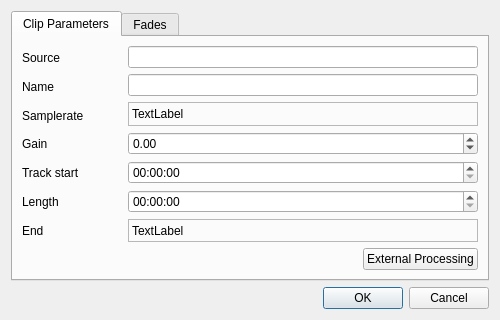
<?xml version="1.0" encoding="UTF-8"?>
<ui version="4.0">
 <class>AudioClipEditDialog</class>
 <widget class="QDialog" name="AudioClipEditDialog">
  <property name="geometry">
   <rect>
    <x>0</x>
    <y>0</y>
    <width>500</width>
    <height>320</height>
   </rect>
  </property>
  <property name="windowTitle">
   <string>Dialog</string>
  </property>
  <layout class="QVBoxLayout" name="verticalLayout_4">
   <item>
    <widget class="QTabWidget" name="tabWidget">
     <property name="currentIndex">
      <number>0</number>
     </property>
     <widget class="QWidget" name="tab">
      <attribute name="title">
       <string>Clip Parameters</string>
      </attribute>
      <layout class="QVBoxLayout" name="verticalLayout_3">
       <item>
        <layout class="QHBoxLayout" name="horizontalLayout">
         <item>
          <layout class="QVBoxLayout" name="verticalLayout_2">
           <item>
            <widget class="QLabel" name="label_14">
             <property name="minimumSize">
              <size>
               <width>100</width>
               <height>0</height>
              </size>
             </property>
             <property name="text">
              <string>Source</string>
             </property>
            </widget>
           </item>
           <item>
            <widget class="QLabel" name="label">
             <property name="text">
              <string>Name</string>
             </property>
            </widget>
           </item>
           <item>
            <widget class="QLabel" name="label_15">
             <property name="text">
              <string>Samplerate</string>
             </property>
            </widget>
           </item>
           <item>
            <widget class="QLabel" name="label_4">
             <property name="text">
              <string>Gain</string>
             </property>
            </widget>
           </item>
           <item>
            <widget class="QLabel" name="label_3">
             <property name="text">
              <string>Track start</string>
             </property>
            </widget>
           </item>
           <item>
            <widget class="QLabel" name="label_2">
             <property name="text">
              <string>Length</string>
             </property>
            </widget>
           </item>
           <item>
            <widget class="QLabel" name="label_6">
             <property name="text">
              <string>End</string>
             </property>
            </widget>
           </item>
          </layout>
         </item>
         <item>
          <layout class="QVBoxLayout" name="verticalLayout">
           <item>
            <widget class="QLineEdit" name="sourceLineEdit">
             <property name="readOnly">
              <bool>false</bool>
             </property>
            </widget>
           </item>
           <item>
            <widget class="QLineEdit" name="clipNameLineEdit"/>
           </item>
           <item>
            <widget class="QLabel" name="sampleRateLable">
             <property name="layoutDirection">
              <enum>Qt::LeftToRight</enum>
             </property>
             <property name="frameShape">
              <enum>QFrame::StyledPanel</enum>
             </property>
             <property name="frameShadow">
              <enum>QFrame::Sunken</enum>
             </property>
             <property name="text">
              <string>TextLabel</string>
             </property>
            </widget>
           </item>
           <item>
            <widget class="QDoubleSpinBox" name="clipGainSpinBox">
             <property name="minimum">
              <double>-120.000000000000000</double>
             </property>
             <property name="maximum">
              <double>30.000000000000000</double>
             </property>
             <property name="singleStep">
              <double>0.200000000000000</double>
             </property>
            </widget>
           </item>
           <item>
            <widget class="QTimeEdit" name="clipStartEdit">
             <property name="toolTip">
              <string>hh:mm:ss.sss</string>
             </property>
            </widget>
           </item>
           <item>
            <widget class="QTimeEdit" name="clipLengthEdit">
             <property name="toolTip">
              <string>hh:mm:ss.sss</string>
             </property>
            </widget>
           </item>
           <item>
            <widget class="QLabel" name="clipEndLineEdit">
             <property name="frameShape">
              <enum>QFrame::StyledPanel</enum>
             </property>
             <property name="frameShadow">
              <enum>QFrame::Sunken</enum>
             </property>
             <property name="text">
              <string>TextLabel</string>
             </property>
            </widget>
           </item>
          </layout>
         </item>
        </layout>
       </item>
       <item>
        <layout class="QHBoxLayout" name="horizontalLayout_2">
         <item>
          <spacer>
           <property name="orientation">
            <enum>Qt::Horizontal</enum>
           </property>
           <property name="sizeHint" stdset="0">
            <size>
             <width>261</width>
             <height>20</height>
            </size>
           </property>
          </spacer>
         </item>
         <item>
          <widget class="QPushButton" name="externalProcessingButton">
           <property name="text">
            <string>External Processing</string>
           </property>
          </widget>
         </item>
        </layout>
       </item>
      </layout>
     </widget>
     <widget class="QWidget" name="tab_2">
      <attribute name="title">
       <string>Fades</string>
      </attribute>
      <layout class="QHBoxLayout">
       <property name="spacing">
        <number>6</number>
       </property>
       <property name="leftMargin">
        <number>9</number>
       </property>
       <property name="topMargin">
        <number>9</number>
       </property>
       <property name="rightMargin">
        <number>9</number>
       </property>
       <property name="bottomMargin">
        <number>9</number>
       </property>
       <item>
        <widget class="QGroupBox" name="groupBox">
         <property name="title">
          <string>Fade In</string>
         </property>
         <layout class="QGridLayout">
          <property name="leftMargin">
           <number>9</number>
          </property>
          <property name="topMargin">
           <number>9</number>
          </property>
          <property name="rightMargin">
           <number>9</number>
          </property>
          <property name="bottomMargin">
           <number>9</number>
          </property>
          <property name="spacing">
           <number>6</number>
          </property>
          <item row="0" column="1">
           <widget class="QTimeEdit" name="fadeInEdit">
            <property name="maximumTime">
             <time>
              <hour>22</hour>
              <minute>0</minute>
              <second>0</second>
             </time>
            </property>
           </widget>
          </item>
          <item row="3" column="1">
           <widget class="QDoubleSpinBox" name="fadeInStrengthBox">
            <property name="maximum">
             <double>1.000000000000000</double>
            </property>
            <property name="singleStep">
             <double>0.050000000000000</double>
            </property>
           </widget>
          </item>
          <item row="2" column="1">
           <widget class="QDoubleSpinBox" name="fadeInBendingBox">
            <property name="maximum">
             <double>1.000000000000000</double>
            </property>
            <property name="singleStep">
             <double>0.050000000000000</double>
            </property>
           </widget>
          </item>
          <item row="1" column="0">
           <widget class="QLabel" name="label_7">
            <property name="text">
             <string>Mode</string>
            </property>
           </widget>
          </item>
          <item row="2" column="0">
           <widget class="QLabel" name="label_10">
            <property name="text">
             <string>Bending</string>
            </property>
           </widget>
          </item>
          <item row="0" column="0">
           <widget class="QLabel" name="label_5">
            <property name="text">
             <string>Length</string>
            </property>
           </widget>
          </item>
          <item row="1" column="1">
           <widget class="QComboBox" name="fadeInModeBox"/>
          </item>
          <item row="3" column="0">
           <widget class="QLabel" name="label_11">
            <property name="text">
             <string>Strength</string>
            </property>
           </widget>
          </item>
          <item row="4" column="0">
           <widget class="QPushButton" name="fadeInLinearButton">
            <property name="text">
             <string>&amp;Linear</string>
            </property>
           </widget>
          </item>
          <item row="4" column="1">
           <widget class="QPushButton" name="fadeInDefaultButton">
            <property name="text">
             <string>&amp;Default</string>
            </property>
           </widget>
          </item>
         </layout>
        </widget>
       </item>
       <item>
        <widget class="QGroupBox" name="groupBox_2">
         <property name="title">
          <string>Fade Out</string>
         </property>
         <layout class="QGridLayout">
          <property name="leftMargin">
           <number>9</number>
          </property>
          <property name="topMargin">
           <number>9</number>
          </property>
          <property name="rightMargin">
           <number>9</number>
          </property>
          <property name="bottomMargin">
           <number>9</number>
          </property>
          <property name="spacing">
           <number>6</number>
          </property>
          <item row="3" column="1">
           <widget class="QDoubleSpinBox" name="fadeOutStrengthBox">
            <property name="maximum">
             <double>1.000000000000000</double>
            </property>
            <property name="singleStep">
             <double>0.050000000000000</double>
            </property>
           </widget>
          </item>
          <item row="2" column="0">
           <widget class="QLabel" name="label_12">
            <property name="text">
             <string>Bending</string>
            </property>
           </widget>
          </item>
          <item row="1" column="0">
           <widget class="QLabel" name="label_8">
            <property name="text">
             <string>Mode</string>
            </property>
           </widget>
          </item>
          <item row="1" column="1">
           <widget class="QComboBox" name="fadeOutModeBox"/>
          </item>
          <item row="0" column="0">
           <widget class="QLabel" name="label_9">
            <property name="text">
             <string>Length</string>
            </property>
           </widget>
          </item>
          <item row="0" column="1">
           <widget class="QTimeEdit" name="fadeOutEdit"/>
          </item>
          <item row="3" column="0">
           <widget class="QLabel" name="label_13">
            <property name="text">
             <string>Strength</string>
            </property>
           </widget>
          </item>
          <item row="2" column="1">
           <widget class="QDoubleSpinBox" name="fadeOutBendingBox">
            <property name="maximum">
             <double>1.000000000000000</double>
            </property>
            <property name="singleStep">
             <double>0.050000000000000</double>
            </property>
           </widget>
          </item>
          <item row="4" column="0">
           <widget class="QPushButton" name="fadeOutLinearButton">
            <property name="text">
             <string>&amp;Linear</string>
            </property>
           </widget>
          </item>
          <item row="4" column="1">
           <widget class="QPushButton" name="fadeOutDefaultButton">
            <property name="text">
             <string>&amp;Default</string>
            </property>
           </widget>
          </item>
         </layout>
        </widget>
       </item>
      </layout>
     </widget>
    </widget>
   </item>
   <item>
    <widget class="QDialogButtonBox" name="buttonBox">
     <property name="orientation">
      <enum>Qt::Horizontal</enum>
     </property>
     <property name="standardButtons">
      <set>QDialogButtonBox::Cancel|QDialogButtonBox::Ok</set>
     </property>
    </widget>
   </item>
  </layout>
 </widget>
 <resources/>
 <connections/>
</ui>
